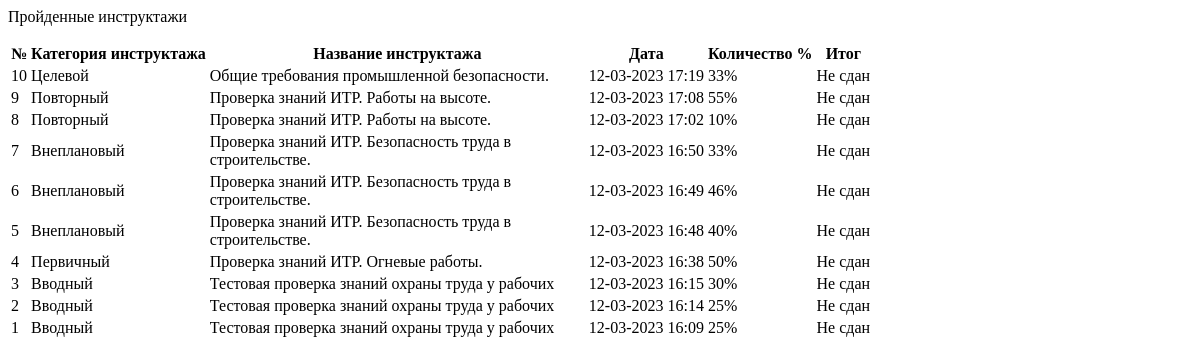
The page /account/profile/passed_inst/ (signed in) on the database as committed earlier.
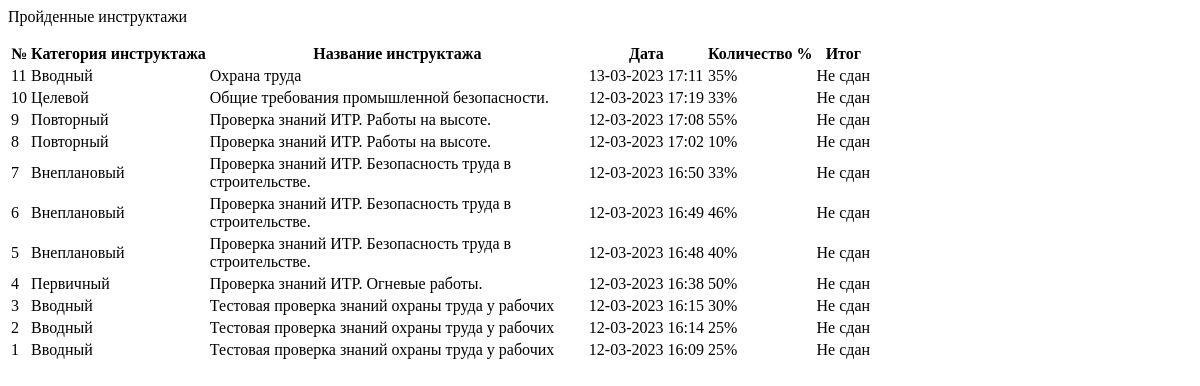
The same page on the database as committed later.
### initru/models.py (models this page shows, shortened)
class res(models.Model):
    user  = models.ForeignKey( CustomUser, on_delete=models.CASCADE, verbose_name='Пользователь')
    instruction  = models.ForeignKey( inst, on_delete=models.CASCADE, verbose_name='Инструктаж')
    quiz = models.ForeignKey(test, on_delete=models.CASCADE, verbose_name= 'Тест')
    date_instruction = models.DateTimeField( 'Дата прохождения инструктажа')
    result = models.IntegerField( 'Результат в %')
    mark = models.CharField('Прошел', max_length=255)
    class Meta:
        verbose_name = 'Результат'
        verbose_name_plural = 'Результаты'

class inst(models.Model):
    name_instruction = models.CharField(
        'Название инструктажа',
        max_length=64
    )
    date_period = models.IntegerField(
        'Период инструктажа'
    )
    def __str__(self):
        return self.name_instruction
    class Meta:
        verbose_name = 'Инструктаж'
        verbose_name_plural = 'Инструктажи'

class test(models.Model):
    instruction = models.ForeignKey( inst, on_delete=models.CASCADE, verbose_name='Инструктаж' )
    name_test = models.CharField( 'Название теста инструктажа', max_length=125 )
    number_of_questions = models.IntegerField('Количество вопросов') ##
    time = models.IntegerField('Ограничение по времени') ##
    required_score_to_pass = models.IntegerField('Рекомендуемый балл в %', help_text='Рекомендуемый балл в %')
    type_user  = models.ForeignKey(typeuser, on_delete=models.CASCADE, verbose_name='Тип пользователя')
    file = models.FileField( 'Файл к тесту', upload_to='instr/', null=True, blank=True)
    class Meta:
        verbose_name = 'Тест'
        verbose_name_plural = 'Тесты'

### initru/views.py (the view)
# urls.py: path('account/profile/passed_inst/', passedView, name="profile_edit"),
@login_required
def passedView(request):
    page_name = 'passed_inst.html'
    obj_res = res.objects.filter(user= request.user).order_by("-date_instruction")
    values = {
        'obj':obj_res
    }
    return render(request, page_name, values)

### initru/templates/passed_inst.html
{% load static %}
<div style = 'max-width: 920px;'>
    <p class='text-uppercase text-secondary' style="font-family: 'Inter-Bold';">Пройденные инструктажи</p>
    <div>
        <table class = 'table table-hover table-sm'>
            <thead >
                <tr>
                    <th class = 'text-secondary' scope="col">№</th>
                    <th class = 'text-secondary' scope="col">Категория инструктажа</th>
                    <th class = 'text-secondary' scope="col">Название инструктажа</th>
                    <th class = 'text-secondary' scope="col">Дата</th>
                    <th class = 'text-secondary' scope="col">Количество %</th>
                    <th class='text-center text-secondary' scope="col">Итог</th>
                </tr>
            </thead>
            <tbody>
                {% for o in obj %}
                    <tr>
                        <td>{{ forloop.revcounter }}</td>
                        <td>{{ o.instruction }}</td>
                        <td style = 'max-width: 375px;'>{{ o.quiz.name_test }}</td>
                        <td>{{ o.date_instruction|date:'d-m-Y H:i' }}</td>
                        <td class = 'text-center'>{{ o.result }}%</td>
                        {% if o.mark == 'Не сдан' %}
                        <td class ='bg-danger text-white text-center'>
                            {{ o.mark }}
                        </td>
                        {% else %}
                        <td class = 'bg-success text-white text-center'>
                            {{ o.mark }}
                        </td>
                        {% endif %}
                    </tr>
                {% empty %}
                    <p style='font-family: "Inter-Bold"; color:#E7882B;'>Пока пусто.</p>
                {% endfor %}
            </tbody>
        </table>
    </div>
</div>

Rows that differ between the two databases and show on the page:
added res: instruction "Вводный", quiz.name_test "Охрана труда", date_instruction "13-03-2023 17:11", result "35", mark "Не сдан"
